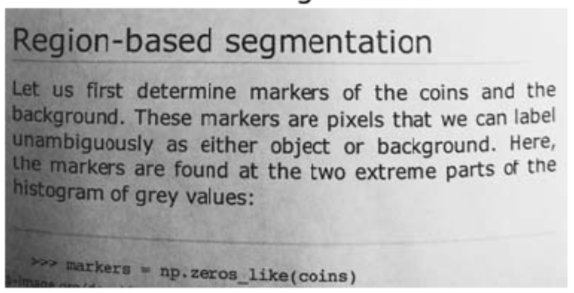
#> input picture 6. Computer Vision/05. Edge detection, perspective transform and Morphological transformations/img/t1.png, 574 x 293 px
$ jupyter execute 'Morphological Transformations.ipynb'   (shell and % lines are left out)
#> lines starting #> are read from the running program, lines starting #| are printed output that depends on the picture
# Computer Vision Morphological Transformations

[cell 1]
import cv2
import numpy as np
import matplotlib.pyplot as plt

## Dilation

[cell 2]
# Create a simple 3 by 3 kernel of ones with numpy
kernel = np.ones((3,3), np.uint8)
kernel

[cell 3]
# Load an image, threshold it (binary_inverse) and apply dilation with openCV, try different number of iterations
dil_img = cv2.imread('img/t1.png')
#> dil_img is the input picture: shape (293, 574, 3); mean B, G, R 176.7, 176.7, 176.7
ret, thresh = cv2.threshold(dil_img,115,255,cv2.THRESH_BINARY_INV)
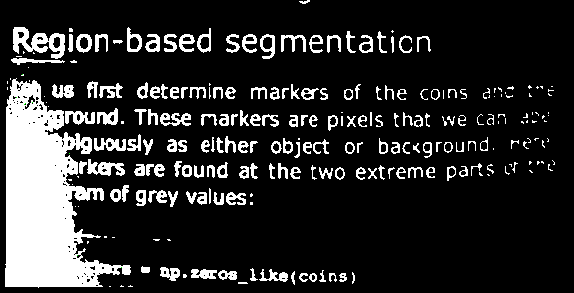
#> thresh: shape (293, 574, 3); mean B, G, R 42.4, 42.4, 42.4
dil = cv2.dilate(thresh,kernel, iterations=1)
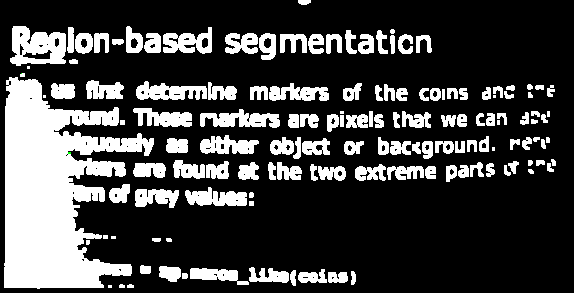
#> dil: shape (293, 574, 3); mean B, G, R 65.5, 65.5, 65.5
plt.imshow(dil)

[cell 4]
# Try with bigger kernels (5,5) and (7,7) or bigger and check what is the difference
fives  = np.ones((5,5), np.uint8)
sevens = np.ones((7,7), np.uint8)
dil = cv2.dilate(sevens,kernel, iterations=1)
plt.imshow(dil)
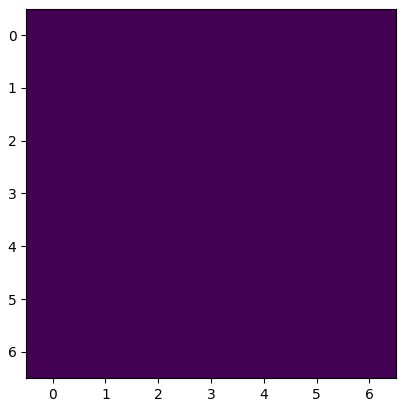
#> figure drawn by matplotlib, 1 panel

[Hint](# "cv2.dilate")

[cell 5]
# Repeat the operation but this time create a special kernel with cv2.getStructuringElement, try different elements
# For example cv2.MORPH_RECT, cv2.MORPH_ELLIPSE and cv2.MORPH_CROSS, etc.
# Compare how the different kernels will affect the image
special = cv2.getStructuringElement(cv2.MORPH_CROSS,(3,3))
dil = cv2.dilate(thresh,special, iterations=1)
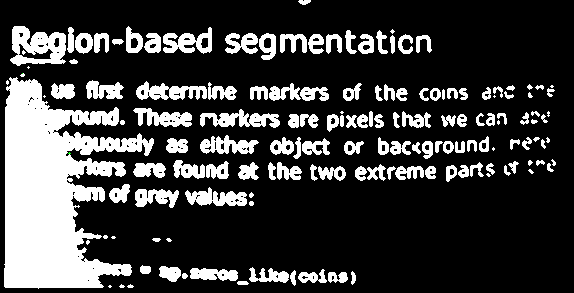
#> dil: shape (293, 574, 3); mean B, G, R 60.1, 60.1, 60.1
plt.imshow(dil)

## Erosion

[cell 6]
# Using the same kernels, apply Erosion to the thresholded image, make sure to start with a clean image
err = cv2.erode(thresh, special)
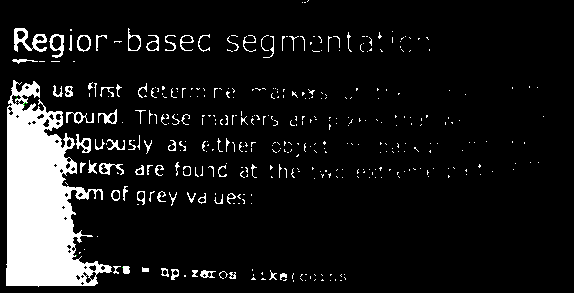
#> err: shape (293, 574, 3); mean B, G, R 25.8, 25.8, 25.8
plt.imshow(err)

[Hint](# "cv2.erode")

## Morphological Transformations: Opening / Closing

[cell 7]
# Apply opening to the thresholded image, experiment with different iterations
opening = cv2.morphologyEx(thresh,cv2.MORPH_OPEN,special)
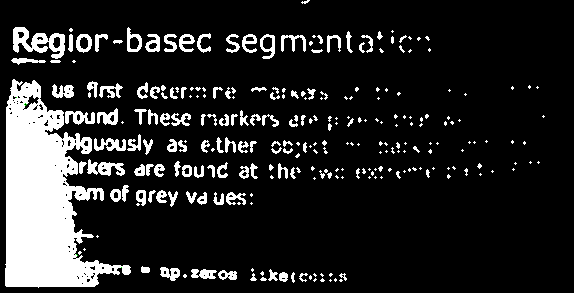
#> opening: shape (293, 574, 3); mean B, G, R 37.5, 37.6, 37.5
plt.imshow(opening)

[Hint](# "cv2.morphologyEx with cv2.MORPH_OPEN ")

[cell 8]
# Apply closing to the thresholded image, experiment with different iterations
closing = cv2.morphologyEx(thresh, cv2.MORPH_CLOSE, special)
plt.imshow(closing)

$ run again, with 6. Computer Vision/05. Edge detection, perspective transform and Morphological transformations/img/t2.png copied over 6. Computer Vision/05. Edge detection, perspective transform and Morphological transformations/img/t1.png
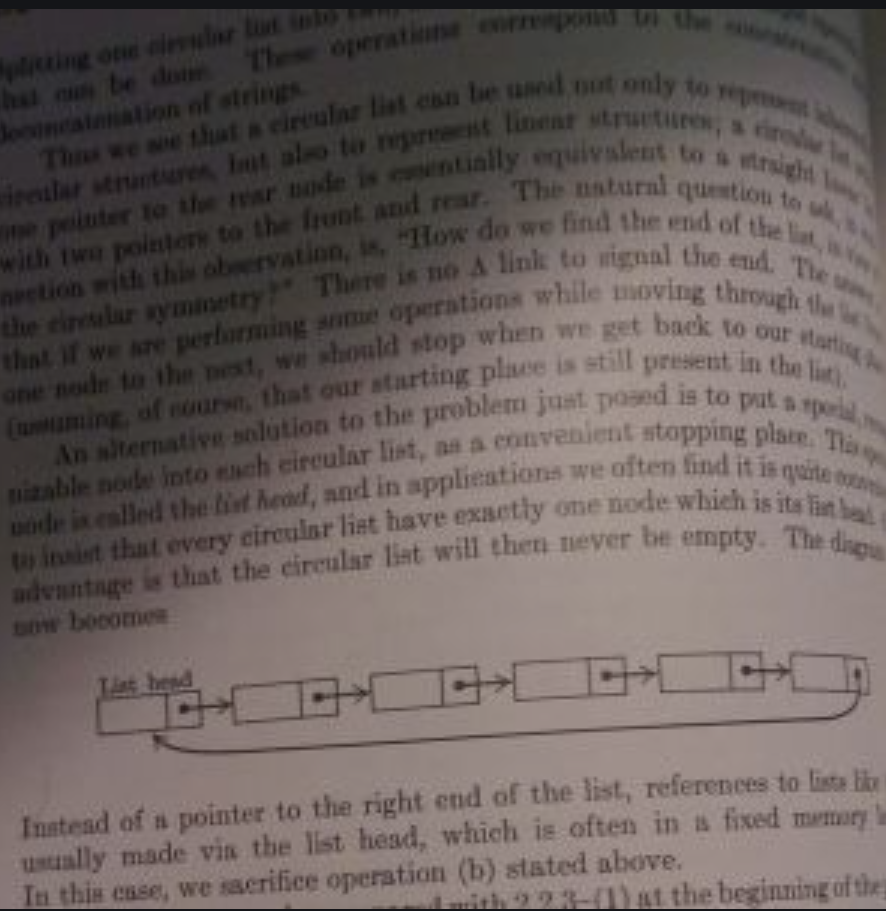
#> input picture 6. Computer Vision/05. Edge detection, perspective transform and Morphological transformations/img/t2.png, 886 x 911 px
#> dil_img is the input picture: shape (911, 886, 3); mean B, G, R 94.2, 97, 107
#> `dil = cv2.dilate(thresh,special, iterations=1)`:
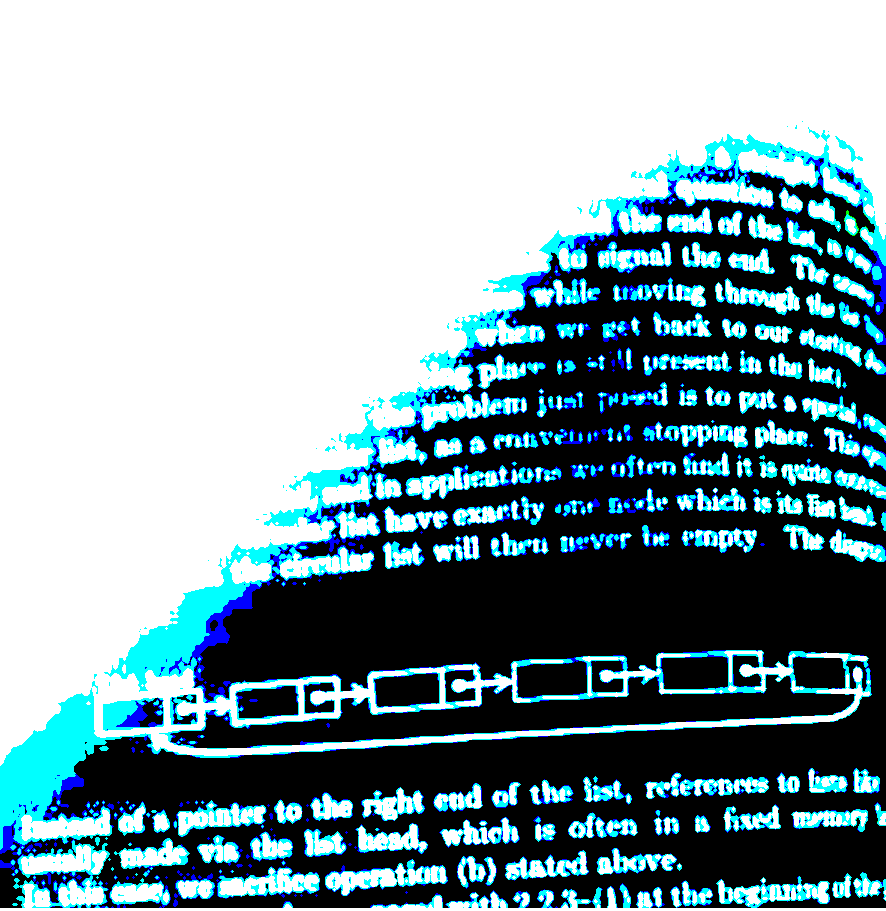
#> dil: shape (911, 886, 3); mean B, G, R 163.1, 156.5, 133.7
#> `closing = cv2.morphologyEx(thresh, cv2.MORPH_CLOSE, special)`:
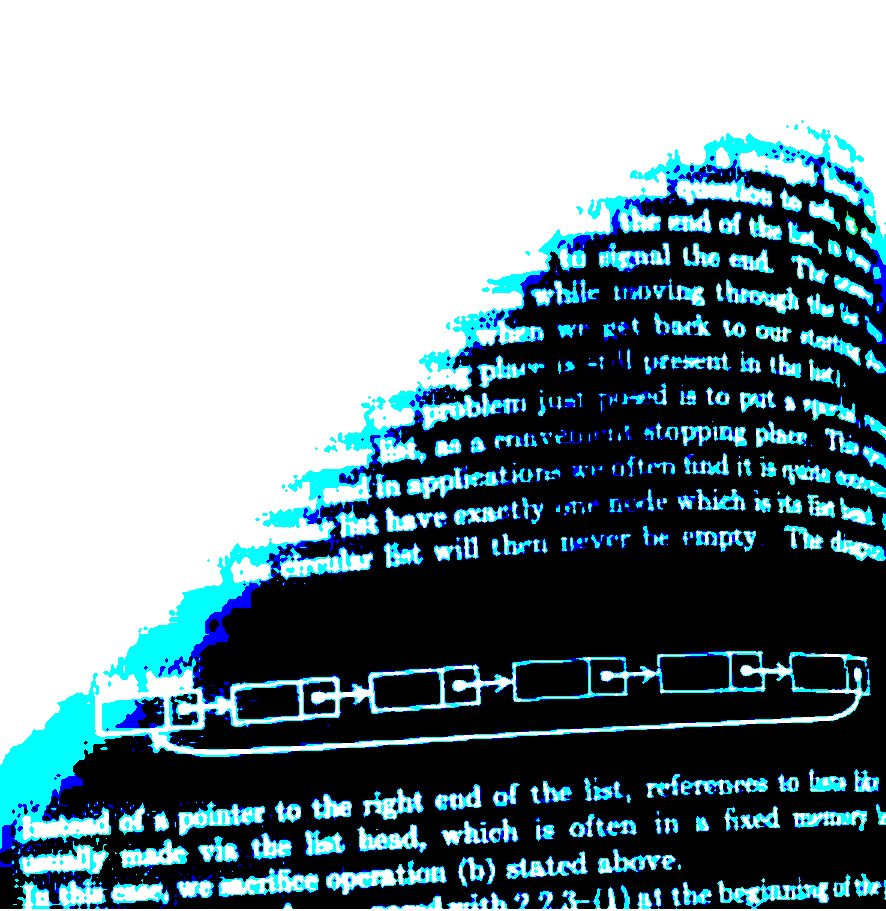
#> closing: shape (911, 886, 3); mean B, G, R 153.6, 146.9, 124.4
